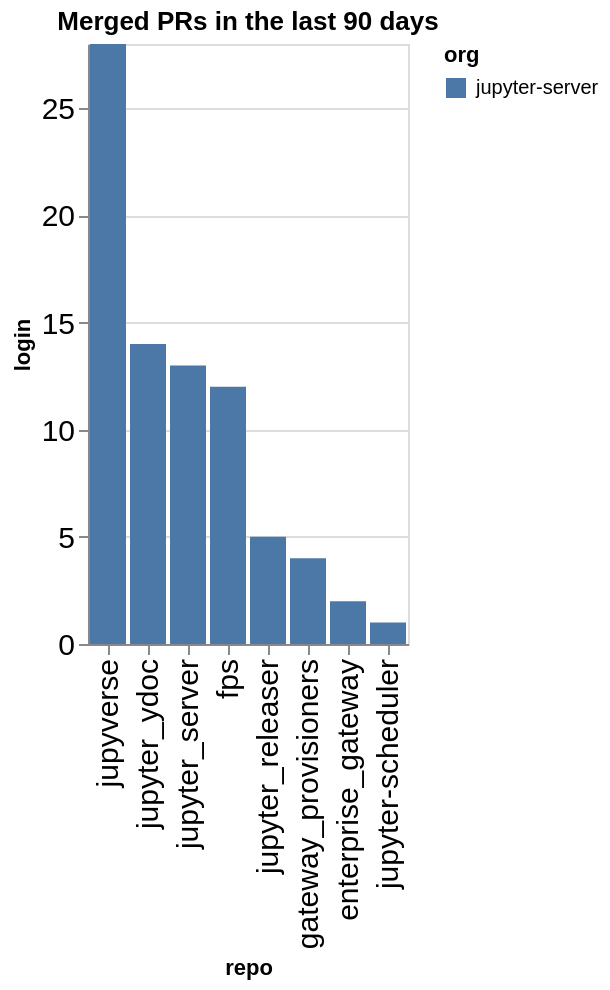

The notebook cell saved with this chart:
### Code cell
prs_by_repo = merged.groupby(['org', 'repo']).count()['login'].reset_index().sort_values(['org', 'login'], ascending=False)
alt.Chart(data=prs_by_repo, title=f"Merged PRs in the last {n_days} days").mark_bar().encode(
    x=alt.X('repo', sort=prs_by_repo['repo'].values.tolist()),
    y='login',
    color='org'
)

### Figure 1 — Vega-Lite specification as saved in the notebook (floating-point values rounded to 4 significant figures)
{"config": {"axisLeft": {"labelFontSize": 15}, "axisBottom": {"labelFontSize": 15}}, "data": {"name": "data-403bdb46b3a5c39f9b0a31a6d9f76059"}, "mark": {"type": "bar"}, "encoding": {"color": {"field": "org", "type": "nominal"}, "x": {"field": "repo", "sort": ["jupyverse", "jupyter_ydoc", "jupyter_server", "fps", "jupyter_releaser", "gateway_provisioners", "enterprise_gateway", "jupyter-scheduler"], "type": "nominal"}, "y": {"field": "login", "type": "quantitative"}}, "title": "Merged PRs in the last 90 days", "$schema": "https://vega.github.io/schema/vega-lite/v5.20.1.json", "datasets": {"data-403bdb46b3a5c39f9b0a31a6d9f76059": [{"org": "jupyter-server", "repo": "jupyverse", "login": 28}, {"org": "jupyter-server", "repo": "jupyter_ydoc", "login": 14}, {"org": "jupyter-server", "repo": "jupyter_server", "login": 13}, {"org": "jupyter-server", "repo": "fps", "login": 12}, {"org": "jupyter-server", "repo": "jupyter_releaser", "login": 5}, {"org": "jupyter-server", "repo": "gateway_provisioners", "login": 4}, {"org": "jupyter-server", "repo": "enterprise_gateway", "login": 2}, {"org": "jupyter-server", "repo": "jupyter-scheduler", "login": 1}]}}
